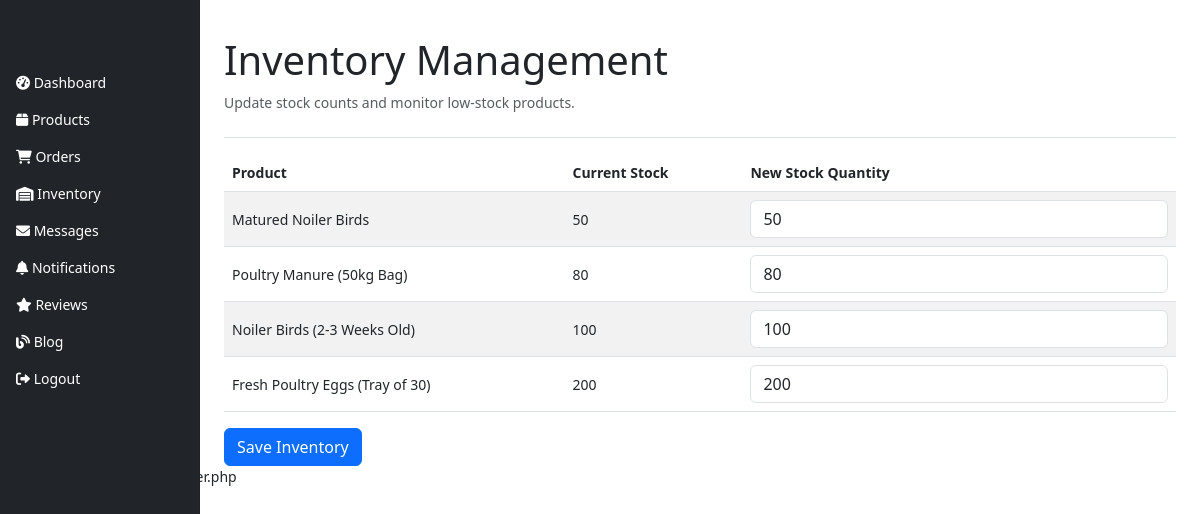
The page /admin/inventory.php (signed in) on the database its author committed.
### tables this page shows
CREATE TABLE IF NOT EXISTS `products` (
  `id` int(11) NOT NULL AUTO_INCREMENT,
  `category_id` int(11) NOT NULL,
  `name` varchar(200) NOT NULL,
  `slug` varchar(200) NOT NULL,
  `description` text NOT NULL,
  `price` decimal(10,2) NOT NULL,
  `stock_quantity` int(11) NOT NULL DEFAULT 0,
  `image` varchar(255) DEFAULT 'default-product.jpg',
  `status` tinyint(1) DEFAULT 1,
  `created_at` timestamp NOT NULL DEFAULT current_timestamp(),
  PRIMARY KEY (`id`)
);

### admin/inventory.php (the view, shortened to what this page needs)
<?php
require_once '../config/db.php';
$products = $pdo->query('SELECT id, name, stock_quantity FROM products ORDER BY stock_quantity ASC, name ASC')->fetchAll();
include 'includes/admin_header.php';
?>
<div class="container-fluid"><div class="row"><?php include 'includes/admin_sidebar.php'; ?>
<main class="col-md-9 ms-sm-auto col-lg-10 px-md-4">
    <div class="pt-3 pb-2 mb-3 border-bottom"><h1>Inventory Management</h1><p class="text-muted">Update stock counts and monitor low-stock products.</p></div>
    <form method="POST"><table class="table table-striped align-middle"><thead><tr><th>Product</th><th>Current Stock</th><th>New Stock Quantity</th></tr></thead><tbody>
        <?php foreach($products as $product): ?><tr><td><?php echo $product['name']; ?></td><td><?php echo $product['stock_quantity']; ?></td><td><input type="number" class="form-control" name="stock[<?php echo $product['id']; ?>]" value="<?php echo $product['stock_quantity']; ?>" min="0"></td></tr><?php endforeach; ?>
    </tbody></table><button class="btn btn-primary">Save Inventory</button></form>
</main></div></div>
<?php include 'includes/admin_footer.php'; ?>

### assets/css/admin.css (style rules this page uses)
body { font-size: .875rem; }
main { margin-left: 250px; padding-top: 20px; }

### rows shown on the page
products: name "Matured Noiler Birds", stock_quantity "50"
products: name "Poultry Manure (50kg Bag)", stock_quantity "80"
products: name "Noiler Birds (2-3 Weeks Old)", stock_quantity "100"
products: name "Fresh Poultry Eggs (Tray of 30)", stock_quantity "200"
